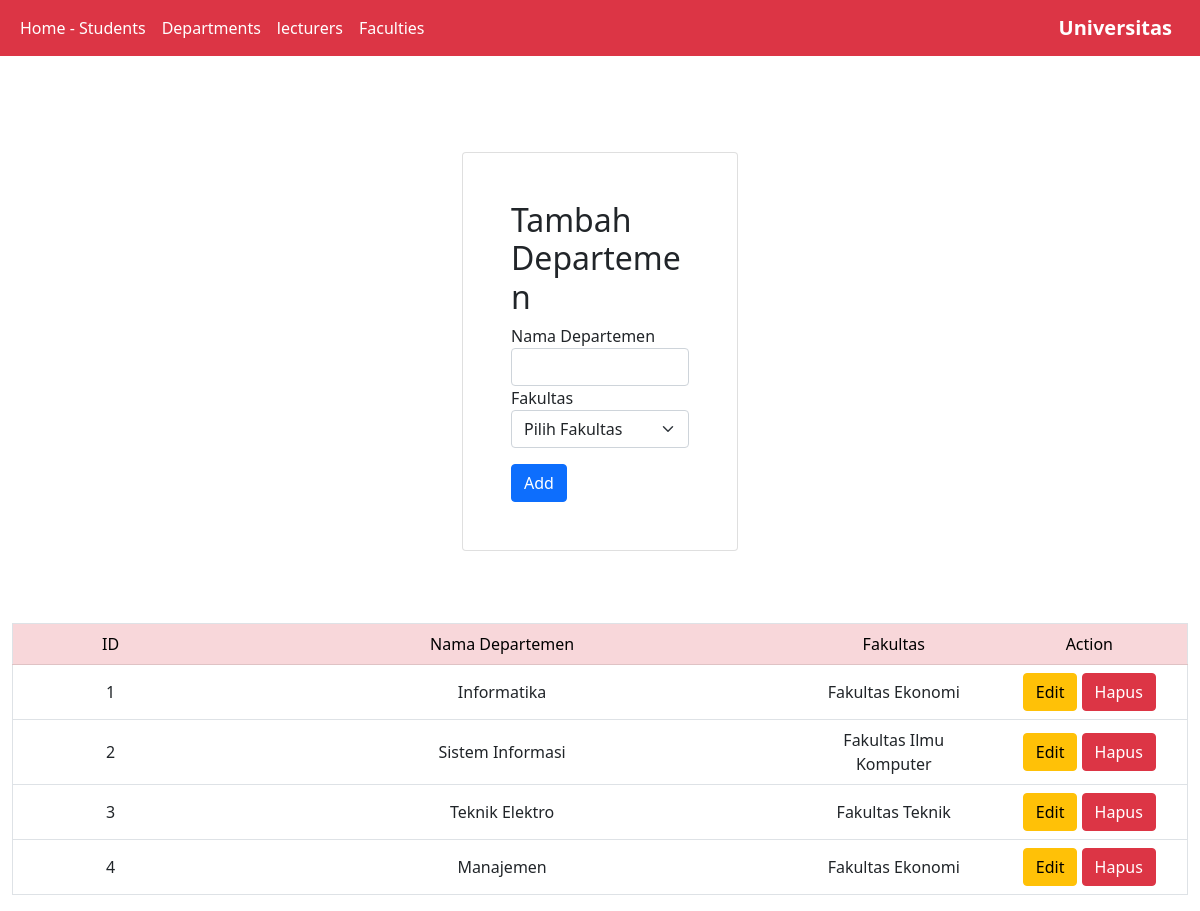
The app's page /project/departments.php with its own data.
### tables this page shows
CREATE TABLE `departments` (
  `id` int(11) NOT NULL,
  `name` varchar(100) NOT NULL,
  `faculty_id` int(11) DEFAULT NULL
);

CREATE TABLE `faculties` (
  `id` int(11) NOT NULL,
  `name` varchar(100) NOT NULL
);

### project/controllers/departements.controller.php (called while the page is built, shortened)
<?php
include_once 'views/departements.view.php';
class Departements_controller{
    private $departements;
    public function __construct()
    {
        $this->departements = new departments(Conn::$host, Conn::$user, Conn::$pass, Conn::$db);
    }
    public function index()
    {
        $this->departements->open();
        $this->departements->getdepartments();
        $data = array();
        while ($row = $this->departements->getResult()) {
            array_push($data, $row);
        }
        $faculties = new faculties(Conn::$host, Conn::$user, Conn::$pass, Conn::$db);
        $faculties->open();
        $faculties->getfaculties();
        $data['faculties'] = array();
        while ($row = $faculties->getResult()) {
            array_push($data['faculties'], $row);
        }
        $view = new departementsView();
        $view->render($data);
    }
}

### project/models/DB.class.php (called while the page is built, shortened)
<?php
class DB
{
    var $db_host = "";
    var $db_user = "";
    var $db_pass = "";
    var $db_name = "";
    var $db_link = "";
    function __construct($db_host, $db_user, $db_pass, $db_name)
    {
        $this->db_host = $db_host;
        $this->db_user = $db_user;
        $this->db_pass = $db_pass;
        $this->db_name = $db_name;
    }
    function open()
    {
        $this->db_link = mysqli_connect($this->db_host, $this->db_user, $this->db_pass, $this->db_name);
    }
    function execute($query)
    {
        $this->result = mysqli_query($this->db_link, $query);
        return $this->result;
    }
}

### project/models/departements.class.php (called while the page is built, shortened)
<?php
class departments extends DB
{
    function getdepartments()
    {
        $query = "SELECT departments.id, departments.name, faculties.name as faculty_name FROM departments INNER JOIN faculties ON departments.faculty_id = faculties.id";
        return $this->execute($query);
    }
}

### project/views/departements.view.php (the view, shortened to what this page needs)
<?php
class departementsView
{
    public function render($data)
    {
        $no = 1;
        $dataDepartements = null;
        foreach ($data as $key => $val) {
            if (is_array($val) && isset($val['id'], $val['name'], $val['faculty_name'])) {
                $dataDepartements .= "<tr class='text-center align-middle'>
                    <td>" . $no++ . "</td>
                    <td>" . $val['name'] . "</td>
                    <td>" . $val['faculty_name'] . "</td>
                    <td>
                    <a href='departments.php?id_edit=" . $val['id'] . "' class='btn btn-warning'>Edit</a>
                    <a href='departments.php?id_hapus=" . $val['id'] . "' class='btn btn-danger'>Hapus</a>
                    </td>
                    </tr>";
            }
        }
    }
}

### records on screen
departments: name "Informatika", faculty.name "Fakultas Ekonomi"
departments: name "Sistem Informasi", faculty.name "Fakultas Ilmu Komputer"
departments: name "Teknik Elektro", faculty.name "Fakultas Teknik"
departments: name "Manajemen", faculty.name "Fakultas Ekonomi"
